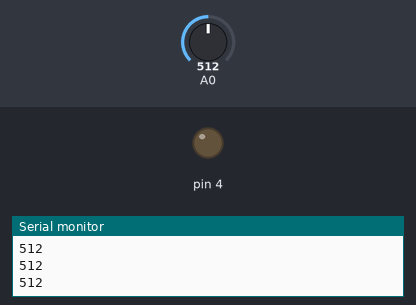
A sketch run on a simulated Arduino Uno, built with avr-gcc and run on an emulated ATmega328P. Parts: output pins drawn as LEDs (lit = HIGH), the last lines printed to the serial monitor. The test bench sets the inputs (shaded band); at power-on: A0 = 512.

Above: at 1.2 s.
1.3 s: A0 set to 12
2.8 s: A0 set to 9
At 4.0 s:
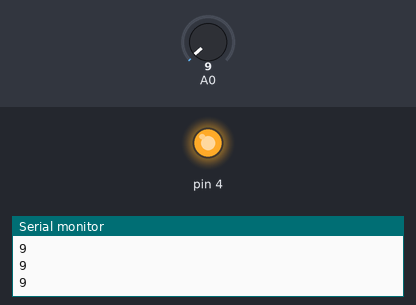
4.3 s: A0 set to 122
At 5.3 s:
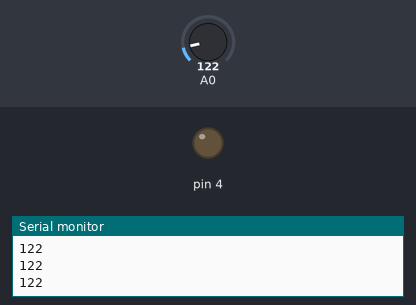
5.9 s: A0 set to 0
At 6.7 s:
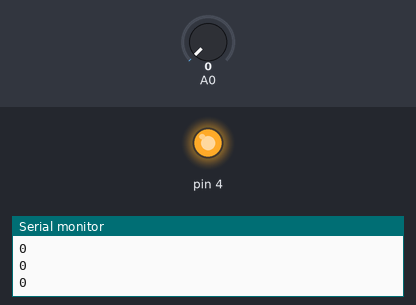
Timing chart, 0 to 8.5 s (numbered marks = the images above; inputs shaded):
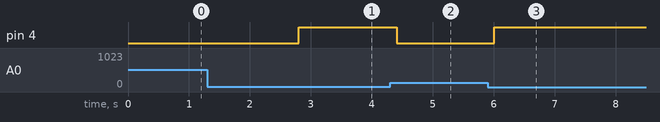

Measured:
- the behaviour switches between 11 and 10 on A0 (found by bisection; images 0 and 1)
- after the input at 2.8 s, pin 4: LOW → HIGH at once
- after the input at 4.3 s, pin 4: HIGH → LOW after 0.11 s
- after the input at 5.9 s, pin 4: LOW → HIGH after 0.11 s

The sketch:

3-7.ino
```cpp
// 조도
void setup() {
  Serial.begin(9600);
  pinMode(4, OUTPUT);
}

void loop() {
  int sensorValue = analogRead(A0);  // 아날로그 값 읽기
  Serial.println(sensorValue);
  if (sensorValue > 10) digitalWrite(4, LOW);
  else digitalWrite(4, HIGH);
  delay(200);

}
```
